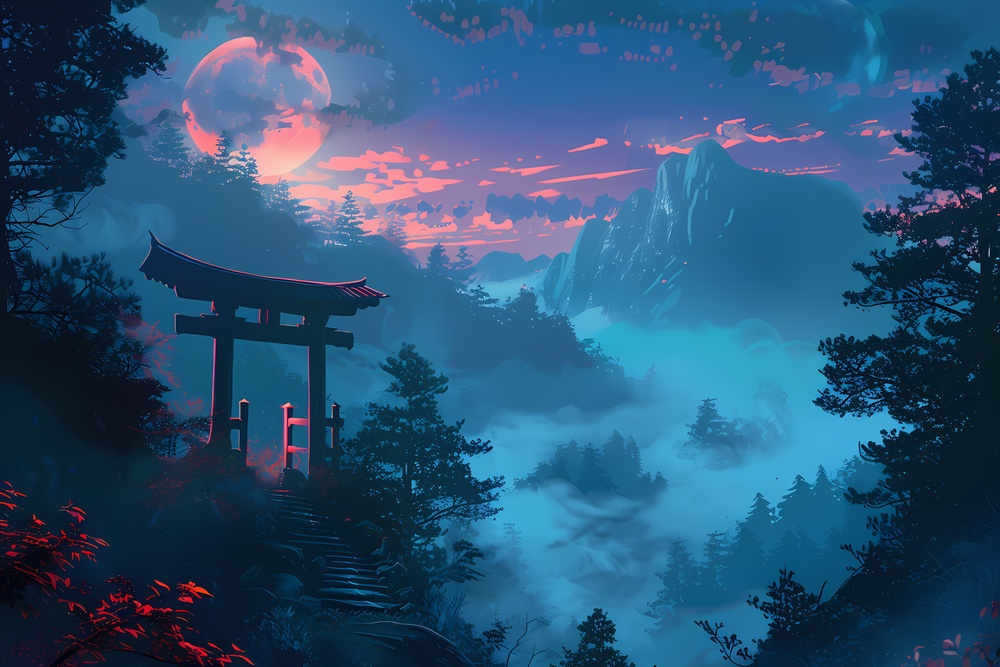
#> input picture Lab Experiments/image.jpg, 1000 x 667 px, shrunk from 5376 x 3584 before the run
$ python 'exp 19.py'
#> lines starting #> are read from the running program, lines starting #| are printed output that depends on the picture; after the words box and inside, x2 and y2 are one past the last pixel; in counts of white or black regions, pixels touching at a corner belong together

import cv2
import numpy as np

img = cv2.imread(r"image.jpg")
#> img is the input picture: shape (667, 1000, 3); mean B, G, R 117.6, 84.1, 42.4

if img is not None:
    gray = cv2.cvtColor(img, cv2.COLOR_BGR2GRAY)
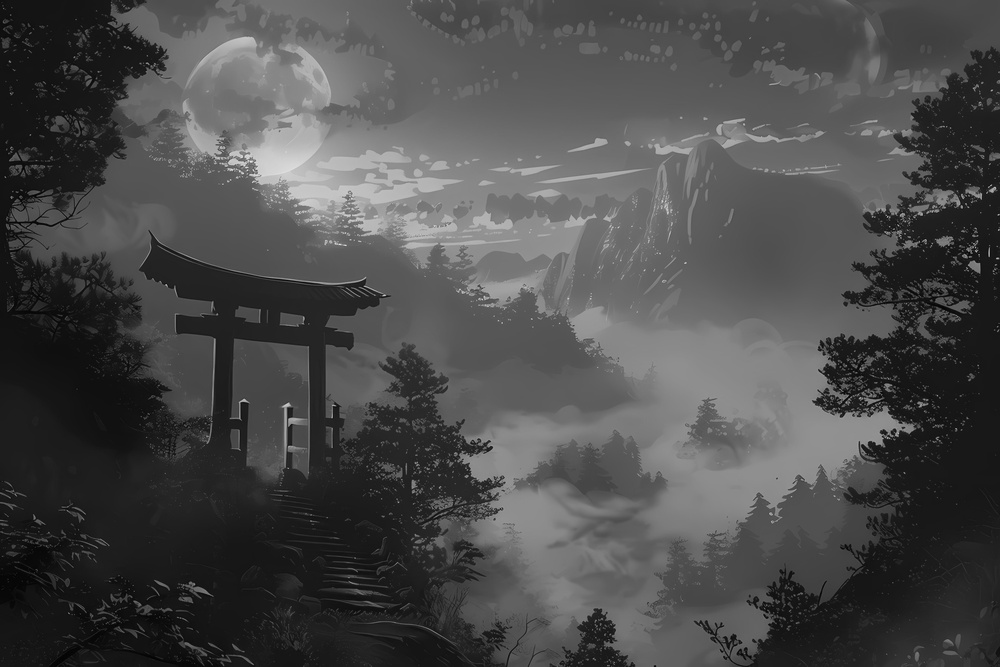
#> gray: shape (667, 1000); min 1, max 232, mean 75.5
    _, binary = cv2.threshold(gray, 127, 255, cv2.THRESH_BINARY)
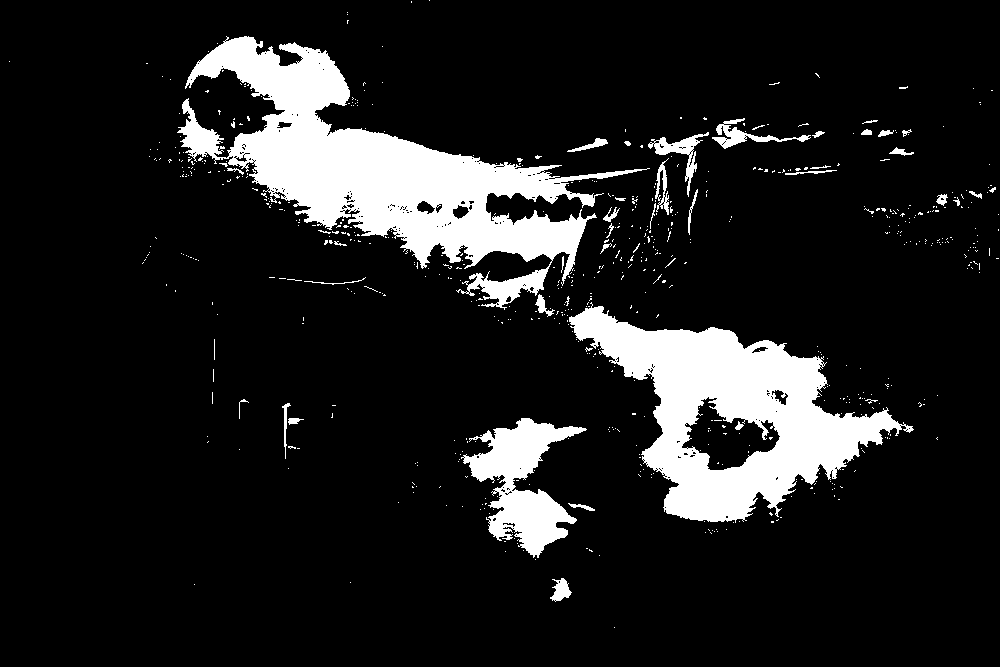
#> binary: shape (667, 1000); 12.3% white; 663 white regions (622 under 20 px), largest, box (x1, y1, x2, y2) and area: (177, 36, 650, 310) 38555, (569, 302, 914, 523) 29895, (461, 418, 587, 558) 7491

    kernel = np.ones((5, 5), np.uint8)
    erosion = cv2.erode(binary, kernel, iterations=1)
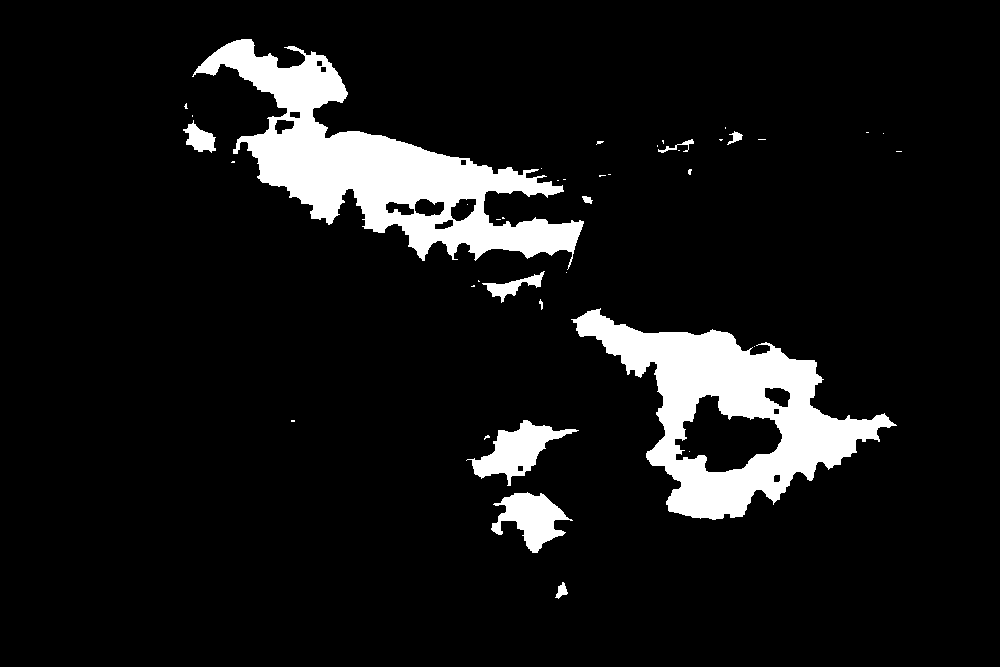
#> erosion: shape (667, 1000); 9% white; 40 white regions (29 under 20 px), largest, box (x1, y1, x2, y2) and area: (192, 39, 584, 270) 27948, (571, 308, 897, 520) 24762, (466, 420, 579, 486) 2797

    cv2.imshow("Original Image", img)
    cv2.imshow("Erosion Image", erosion)

    cv2.waitKey(0)
    cv2.destroyAllWindows()
else:
    print("Image not found!")
